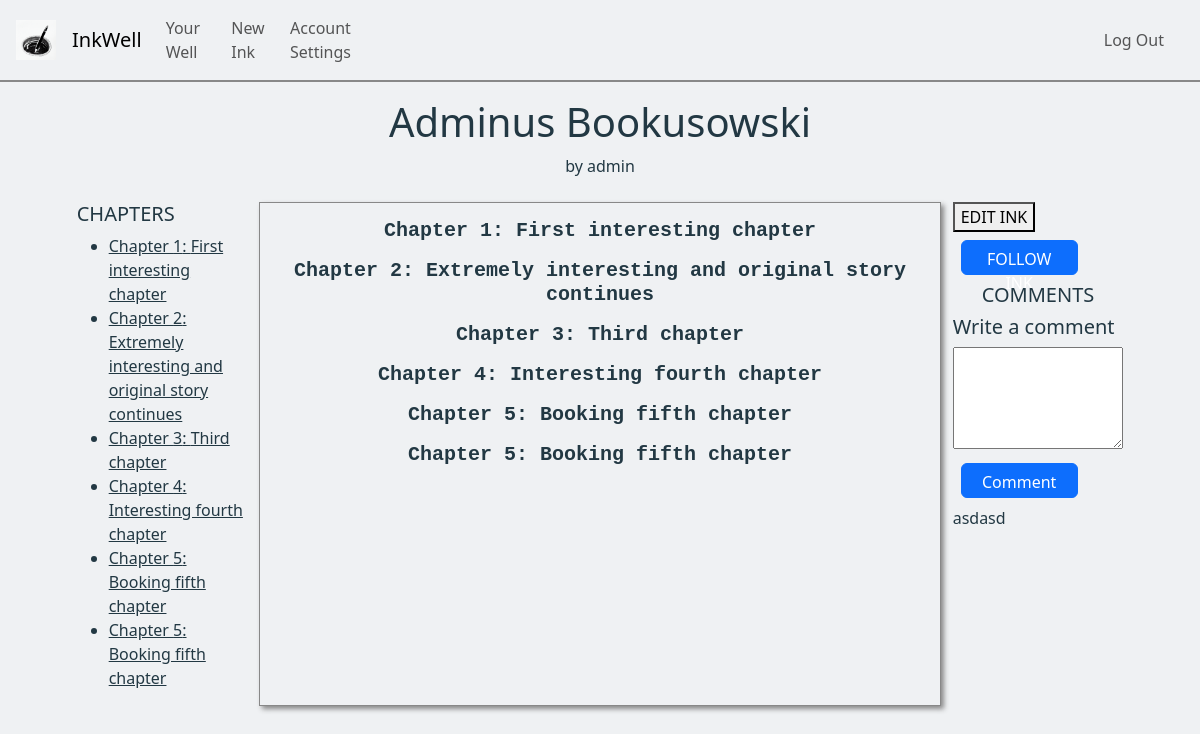
/ink_view/6 (signed in), run on an earlier commit of the app's database.
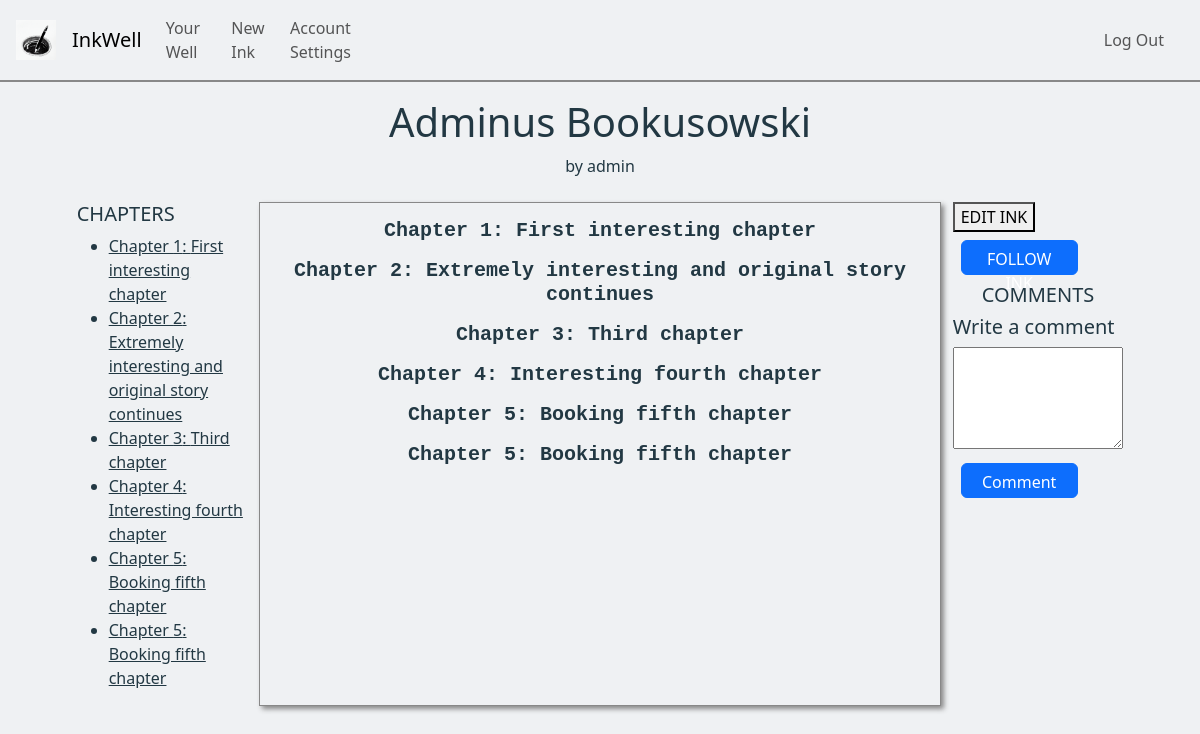
And on a later commit of the database.
### inkwell/models.py (models this page shows, shortened)
class Chapter(models.Model):
    chapterNumber = models.PositiveIntegerField(default=1)
    chapterTitle = models.CharField(max_length=64)
    chapterContents = QuillField()
    chapterInkOrigin = models.ForeignKey(Ink, on_delete=models.CASCADE, related_name="chapterInkOrigin", default="")

class Comment(models.Model):
    content = models.TextField()
    commentInkOrigin = models.ForeignKey(Ink, on_delete=models.CASCADE, related_name="commentInkOrigin", default="")
    commentAuthor = models.ForeignKey(User, on_delete=models.CASCADE, related_name="commentAuthor", default="")
    commentCreationDate = models.DateTimeField(default=timezone.now, editable=False)

### inkwell/views.py (the view)
# urls.py: path('ink_view/<int:inkID>', views.ink_view, name='ink_view'),
def ink_view(request, inkID):
    viewedInk = Ink.objects.get(id=inkID)
    chapters = Chapter.objects.filter(chapterInkOrigin=viewedInk).order_by("chapterNumber")
    current_user = User.objects.get(pk=request.user.pk)
    following_check = False
    viewedInk.views += 1
    viewedInk.save()
    try:
        ink_followed = Ink.objects.get(ink_following=current_user)
        if ink_followed:
            following_check = True
    except Ink.DoesNotExist:
        pass
    comments = Comment.objects.filter(commentInkOrigin=viewedInk)
    if request.method == "POST":
        if "commentContents" in request.POST:
            commentContents = request.POST.get("commentContents")
            new_comment = Comment(content=commentContents, commentInkOrigin=viewedInk, commentAuthor=current_user)
            new_comment.save()
            time.sleep(1)
    return render(request, "inkwell/ink_view.html", {
        "ink": viewedInk,
        "chapters": chapters,
        "following_check": following_check,
        "comments": comments
    })

### inkwell/models.py (called while the page is built)
    def __str__(self):
        return f"{self.username}"

### inkwell/templates/inkwell/ink_view.html (shortened to what this page needs)
{% extends "inkwell/layout.html" %}
{% block body %}
<div class="container-flex inkViewContainer">
    <div class="mt-3 d-flex justify-content-center upperRowInkView">
        <div class="inkViewTitleColumn">
            <h1 class="text-center title">{{ ink.title }}</h1>
            <span class="author-credit text-center">by {{ ink.inkOwner }}</span>
        </div>
    </div>
    <div class="row mt-2 d-flex justify-content-center lowerRowInkView">
        <div class="col-2">
            <div class="chaptersListView">
                <h5 class="text-start">CHAPTERS</h5>
                <ul class="chapter-list">
                    {% for chapter in chapters %}
                        <a href="#anchorChapter{{ chapter.chapterNumber }}"><li>Chapter {{ chapter.chapterNumber }}: {{ chapter.chapterTitle }}</li></a>
                    {% endfor %}
                </ul>
            </div>
        </div>
        <div class="col-7 inkViewContents">
            {% for chapter in chapters %}
            <div id="anchorChapter{{chapter.chapterNumber}}">
                <h5 class="text-center lead chapterTitle">Chapter {{ chapter.chapterNumber}}: {{chapter.chapterTitle}}</h5>
            </div>
            {% endfor %}
        </div>
        <div class="col-2 inkViewComments inkViewButtonsColumn">
            <a href="{% url 'edit_ink' inkID=ink.id %}"><button>EDIT INK</button></a>
            {% if following_check %}
                <button class="btn btn-danger" id="unfollowBtn" type="submit" onclick="followInk('unfollowInk')">UNFOLLOW INK</button>
            {% else %}
                <button class="btn btn-primary" id="followBtn" type="submit" onclick="followInk('followInk')">FOLLOW INK</button>
            {% endif %}
            <h5 class="text-center">COMMENTS</h5>
            <form class="form" action="{% url 'ink_view' inkID=ink.id %}" method="post" name="commentForm">
                <h5 class="lead">Write a comment</h5>
                <textarea class="commentContents" rows="4" cols="50" name="commentContents"></textarea>
                <button class="btn btn-primary" type="submit">Comment</button>
            </form>
            <div class="comments-section">
                {% for comment in comments %}
                    <div class="comment">
                        <p>{{ comment.content }}</p>
                    </div>
                {% endfor %}
            </div>
        </div>
    </div>
</div>
{% endblock%}

What changed in the data, as far as the page shows it:
removed Comment: content "asdasd"
